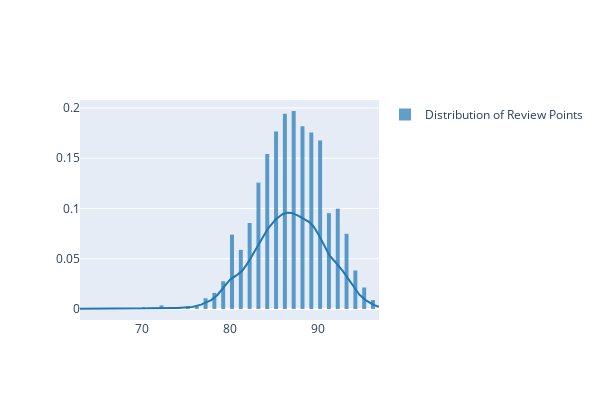

The cell this chart's notebook holds for it:
### Markdown cell above
## Distribution of Review Points

### Code cell
print("The range of the points is",review['review.point'].min(),"-",review['review.point'].max())
x = review['review.point']
group_labels = 'Distribution of Review Points'
fig = ff.create_distplot([x], [group_labels], bin_size=.5, show_rug=False)
fig.update_layout(width=600, 
                  height=400,
                  bargap=0.1)

### Figure 1 — Plotly figure (JSON) as saved in the notebook; plotly's stock layout.template omitted (floating-point values rounded to 4 significant figures; data arrays with more than 128 entries replaced by an {"elided": "..."} marker saying what was removed)
{"data": [{"autobinx": false, "histnorm": "probability density", "legendgroup": "Distribution of Review Points", "marker": {"color": "rgb(31, 119, 180)"}, "name": "Distribution of Review Points", "opacity": 0.7, "type": "histogram", "x": {"elided": "2247 int values"}, "xaxis": "x", "xbins": {"end": 97, "size": 0.5, "start": 63}, "yaxis": "y"}, {"legendgroup": "Distribution of Review Points", "marker": {"color": "rgb(31, 119, 180)"}, "mode": "lines", "name": "Distribution of Review Points", "showlegend": false, "type": "scatter", "x": {"elided": "500 float values"}, "xaxis": "x", "y": {"elided": "500 float values"}, "yaxis": "y"}], "layout": {"bargap": 0.1, "barmode": "overlay", "height": 400, "hovermode": "closest", "legend": {"traceorder": "reversed"}, "width": 600, "xaxis": {"anchor": "y2", "domain": [0, 1], "zeroline": false}, "yaxis": {"anchor": "free", "domain": [0, 1], "position": 0}}}
